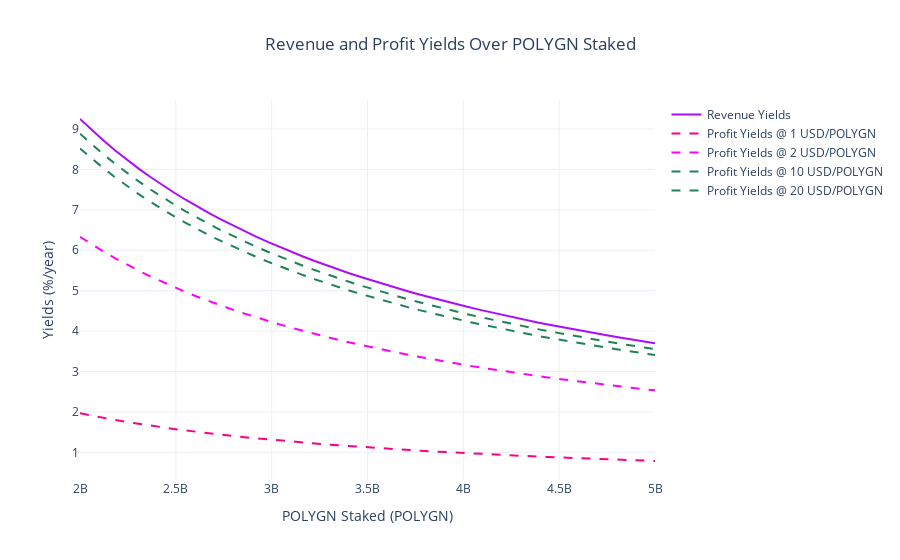

The cell this chart's notebook holds for it:
### Code cell
visualizations.plot_revenue_profit_yields_over_polygn_staked(df_1)
